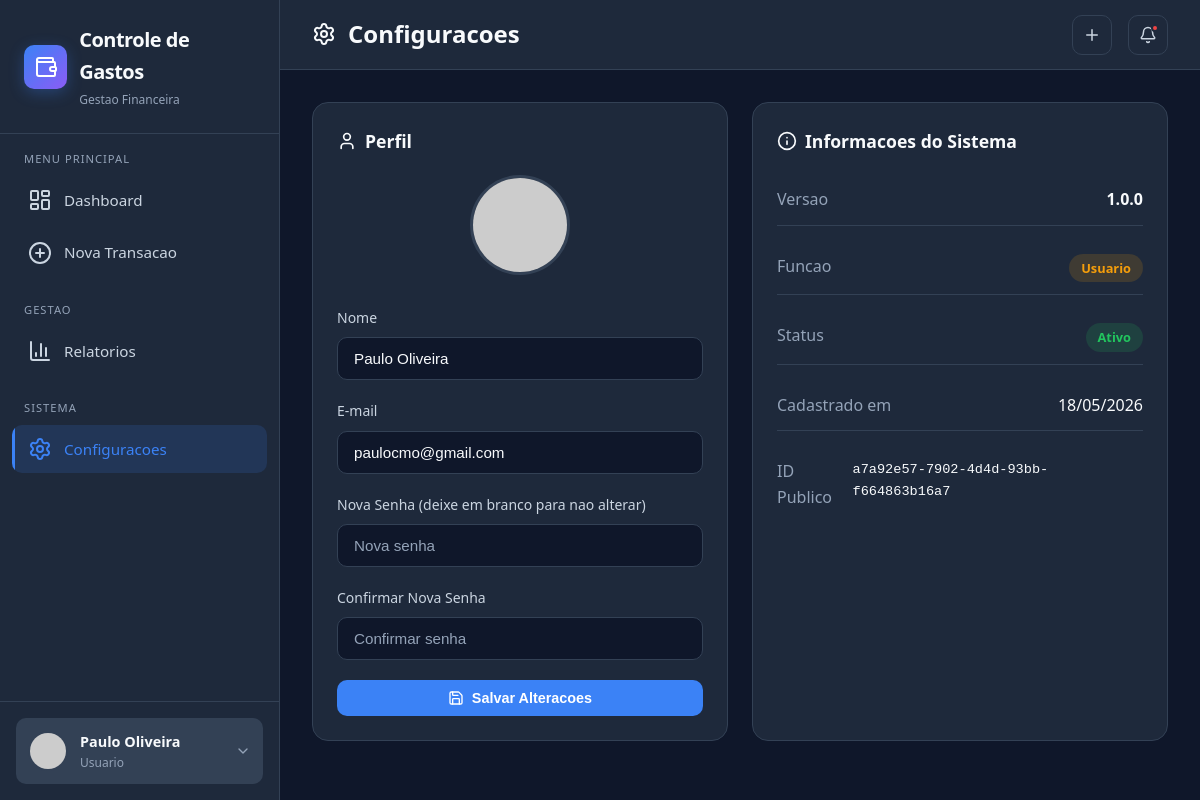
The page /settings (signed in) on the database its author committed.
### controle_gastos/database.py (models this page shows, shortened)
class User(UserMixin, db.Model):
    __tablename__ = 'users'
    id = db.Column(db.Integer, primary_key=True)
    public_id = db.Column(db.String(36), unique=True, default=lambda: str(uuid.uuid4()))
    name = db.Column(db.String(100), nullable=False)
    email = db.Column(db.String(120), unique=True, nullable=False)
    password_hash = db.Column(db.String(256), nullable=False)
    avatar = db.Column(db.String(200), default='https://ui-avatars.com/api/?name=User&background=1e293b&color=fff')
    role = db.Column(db.String(20), default='user')
    is_active = db.Column(db.Boolean, default=True)
    created_at = db.Column(db.DateTime, default=datetime.utcnow)
    updated_at = db.Column(db.DateTime, default=datetime.utcnow, onupdate=datetime.utcnow)
    transactions = db.relationship('Transaction', backref='user', lazy=True, cascade='all, delete-orphan')
    categories = db.relationship('Category', backref='user', lazy=True, cascade='all, delete-orphan')

### controle_gastos/app.py (the view)
@app.route('/settings')
@login_required
def settings():
    return render_template('settings.html')

### controle_gastos/app.py (called while the page is built)
@login_manager.user_loader
def load_user(user_id):
    return User.query.get(int(user_id))

### controle_gastos/templates/settings.html (shortened to what this page needs)
{% extends "base.html" %}
{% block page_icon %}settings{% endblock %}
{% block page_title %}Configuracoes{% endblock %}
{% block content %}
<div class="grid grid-2">
    <div class="card">
        <div class="card-header">
            <div class="card-title">
                <i data-lucide="user" style="width: 20px; height: 20px;"></i>
                Perfil
            </div>
        </div>
        <form id="profileForm">
            <div style="text-align: center; margin-bottom: 24px;">
                <img src="{{ current_user.avatar }}" alt="Avatar" style="width: 100px; height: 100px; border-radius: 50%; object-fit: cover; border: 3px solid var(--border-color);">
            </div>
            <div class="form-group">
                <label class="form-label">Nome</label>
                <input type="text" class="form-input" name="name" value="{{ current_user.name }}" required>
            </div>
            <div class="form-group">
                <label class="form-label">E-mail</label>
                <input type="email" class="form-input" name="email" value="{{ current_user.email }}" required>
            </div>
            <div class="form-group">
                <label class="form-label">Nova Senha (deixe em branco para nao alterar)</label>
                <input type="password" class="form-input" name="password" placeholder="Nova senha">
            </div>
            <div class="form-group">
                <label class="form-label">Confirmar Nova Senha</label>
                <input type="password" class="form-input" name="confirm_password" placeholder="Confirmar senha">
            </div>
            <button type="button" class="btn btn-primary" onclick="saveProfile()" style="width: 100%;">
                <i data-lucide="save" style="width: 16px; height: 16px;"></i>
                Salvar Alteracoes
            </button>
        </form>
    </div>
    <div class="card">
        <div class="card-header">
            <div class="card-title">
                <i data-lucide="info" style="width: 20px; height: 20px;"></i>
                Informacoes do Sistema
            </div>
        </div>
        <div style="display: flex; flex-direction: column; gap: 16px;">
            <div style="display: flex; justify-content: space-between; padding: 12px 0; border-bottom: 1px solid var(--border-color);">
                <span style="color: var(--text-muted);">Versao</span>
                <span style="font-weight: 600;">1.0.0</span>
            </div>
            <div style="display: flex; justify-content: space-between; padding: 12px 0; border-bottom: 1px solid var(--border-color);">
                <span style="color: var(--text-muted);">Funcao</span>
                <span class="badge {{ 'badge-info' if current_user.role == 'admin' else 'badge-warning' }}">
                    {{ 'Administrador' if current_user.role == 'admin' else 'Usuario' }}
                </span>
            </div>
            <div style="display: flex; justify-content: space-between; padding: 12px 0; border-bottom: 1px solid var(--border-color);">
                <span style="color: var(--text-muted);">Status</span>
                <span class="badge {{ 'badge-success' if current_user.is_active else 'badge-danger' }}">
                    {{ 'Ativo' if current_user.is_active else 'Inativo' }}
                </span>
            </div>
            <div style="display: flex; justify-content: space-between; padding: 12px 0; border-bottom: 1px solid var(--border-color);">
                <span style="color: var(--text-muted);">Cadastrado em</span>
                <span>{{ current_user.created_at.strftime('%d/%m/%Y') }}</span>
            </div>
            <div style="display: flex; justify-content: space-between; padding: 12px 0;">
                <span style="color: var(--text-muted);">ID Publico</span>
                <span style="font-family: monospace; font-size: 0.85rem;">{{ current_user.public_id }}</span>
            </div>
        </div>
    </div>
</div>
{% endblock %}

### controle_gastos/templates/base.html (shortened to what this page needs)
<!DOCTYPE html>
<html lang="pt-BR">
<head>
</head>
<body>
    {% block body %}
    <div class="app-container">
        <aside class="sidebar" id="sidebar">
            <div class="sidebar-header">
                <a href="{{ url_for('dashboard') }}" class="logo">
                    <div class="logo-icon">
                        <i data-lucide="wallet" style="color: white; width: 24px; height: 24px;"></i>
                    </div>
                    <div>
                        <div class="logo-text">Controle de Gastos</div>
                        <div class="logo-subtext">Gestao Financeira</div>
                    </div>
                </a>
            </div>
            <nav class="sidebar-nav">
                <div class="nav-section">
                    <div class="nav-section-title">Menu Principal</div>
                    <a href="{{ url_for('dashboard') }}" class="nav-item {% if request.endpoint == 'dashboard' %}active{% endif %}">
                        <i data-lucide="layout-dashboard"></i><span>Dashboard</span>
                    </a>
                    <a href="#" class="nav-item" onclick="openTransactionModal(); return false;">
                        <i data-lucide="plus-circle"></i><span>Nova Transacao</span>
                    </a>
                </div>
                <div class="nav-section">
                    <div class="nav-section-title">Gestao</div>
                    <a href="{{ url_for('reports') }}" class="nav-item {% if request.endpoint == 'reports' %}active{% endif %}">
                        <i data-lucide="bar-chart-3"></i><span>Relatorios</span>
                    </a>
                </div>
                <div class="nav-section">
                    <div class="nav-section-title">Sistema</div>
                    <a href="{{ url_for('settings') }}" class="nav-item {% if request.endpoint == 'settings' %}active{% endif %}">
                        <i data-lucide="settings"></i><span>Configuracoes</span>
                    </a>
                </div>
            </nav>
            <div class="sidebar-footer">
                <div class="dropdown" id="userDropdown">
                    <div class="user-card" onclick="toggleDropdown('userDropdown')">
                        <img src="{{ current_user.avatar }}" alt="Avatar" class="user-avatar">
                        <div class="user-info">
                            <div class="user-name">{{ current_user.name }}</div>
                            <div class="user-role">{{ 'Administrador' if current_user.role == 'admin' else 'Usuario' }}</div>
                        </div>
                        <i data-lucide="chevron-down" style="width: 16px; height: 16px; color: var(--text-muted);"></i>
                    </div>
                </div>
            </div>
        </aside>
        <main class="main-content">
            <header class="top-bar">
                <div style="display: flex; align-items: center; gap: 16px;">
                    <h1 class="page-title">
                        <i data-lucide="{% block page_icon %}layout-dashboard{% endblock %}" style="width: 24px; height: 24px;"></i>
                        {% block page_title %}Dashboard{% endblock %}
                    </h1>
                </div>
                <div class="top-bar-actions">
                    <button class="btn-icon" onclick="openTransactionModal()" data-tooltip="Nova Transacao">
                        <i data-lucide="plus" style="width: 18px; height: 18px;"></i>
                    </button>
                    <button class="btn-icon" data-tooltip="Notificacoes">
                        <i data-lucide="bell" style="width: 18px; height: 18px;"></i>
                        <span class="notification-dot"></span>
                    </button>
                </div>
            </header>
            <div class="content-area">
                {% block content %}{% endblock %}
            </div>
        </main>
    </div>
    {% endblock %}
</body>
</html>

### rows shown on the page
User: name "Paulo Oliveira", role "Usuario", email "paulocmo@gmail.com", is_active "Ativo", created_at "18/05/2026", public_id "a7a92e57-7902-4d4d-93bb-f664863b16a7"
